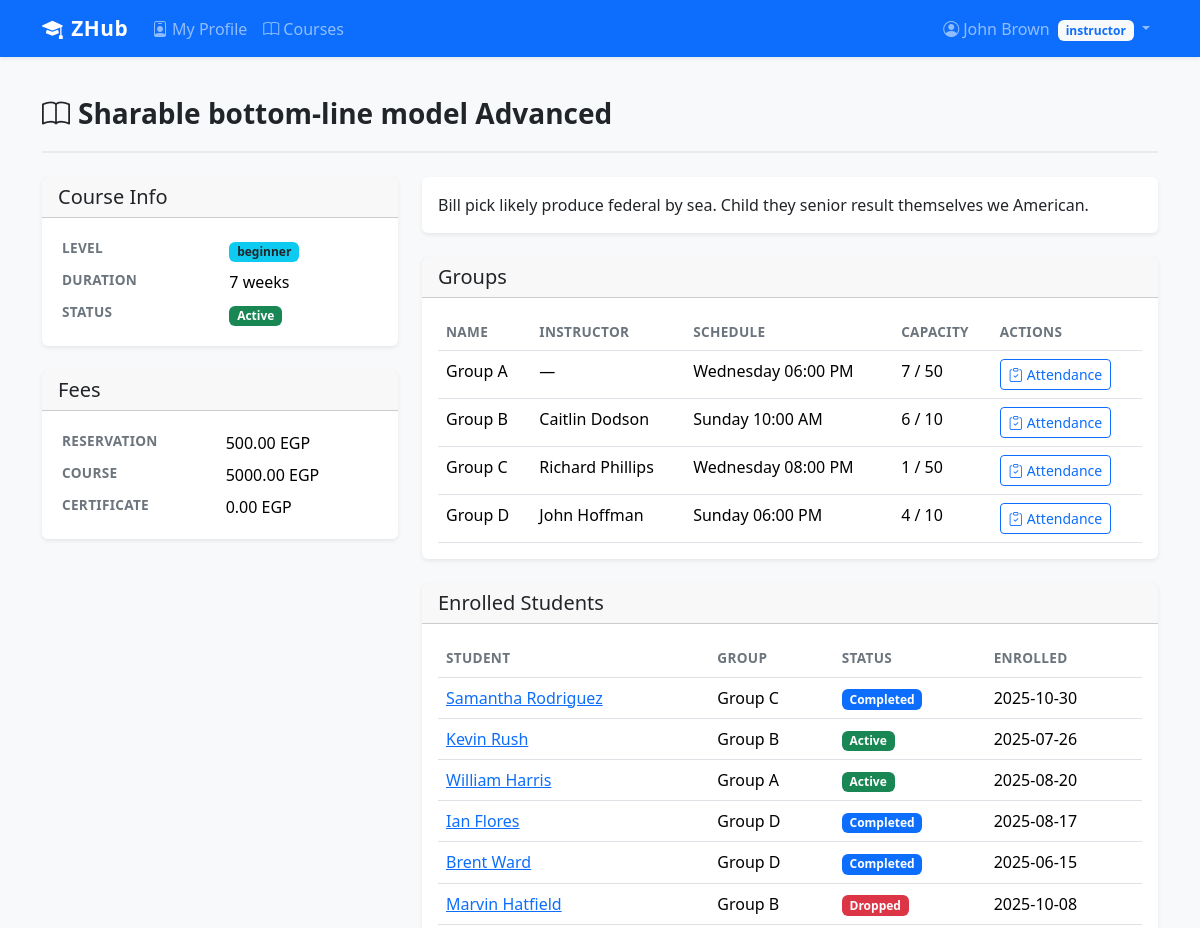
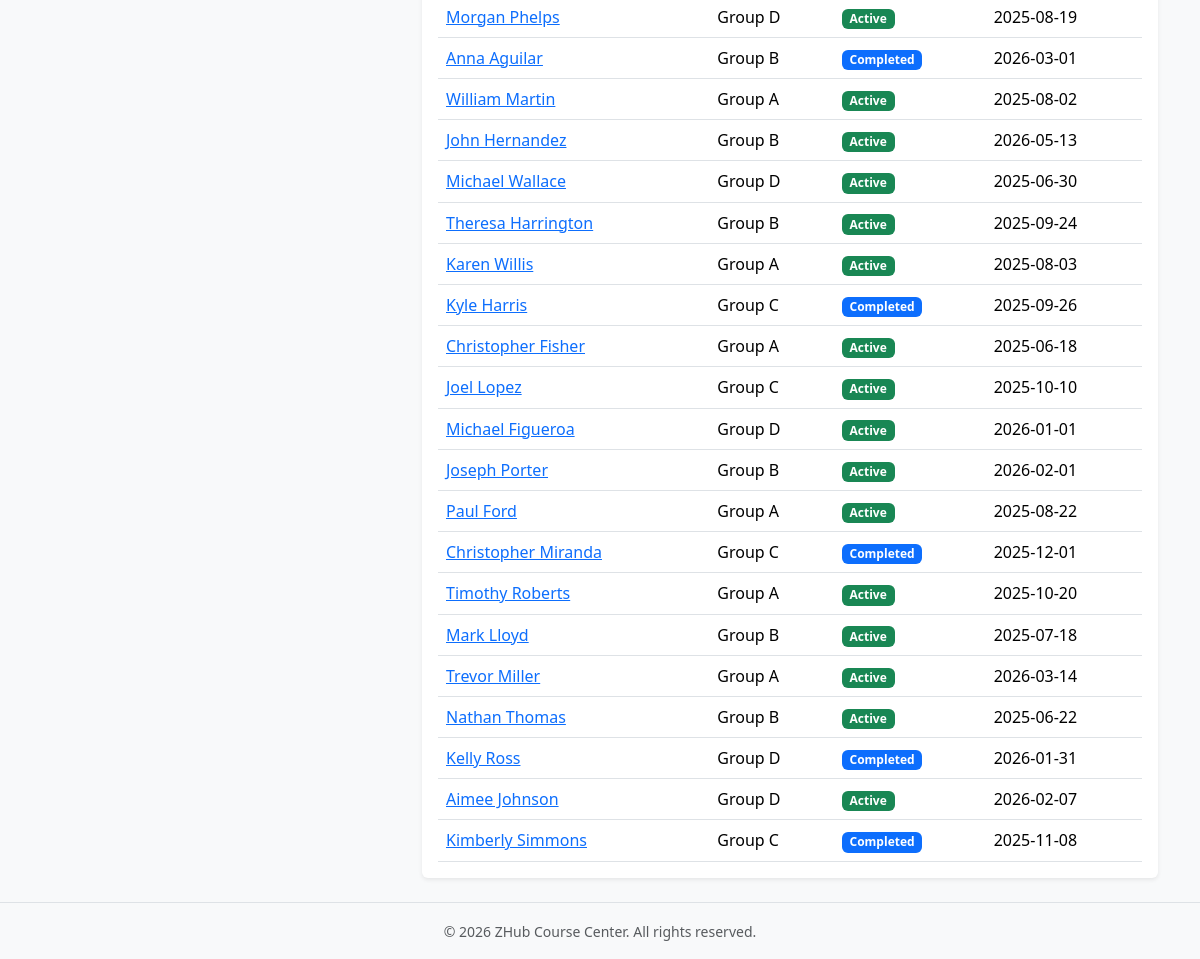
Page /courses/1 (signed in) on the committed database (2 pictures, top to bottom).
### website/models.py (models this page shows, shortened)
class User(UserMixin, db.Model):
    __tablename__ = 'users'
    id = db.Column(db.Integer, primary_key=True)
    email = db.Column(db.String(150), unique=True, nullable=False, index=True)
    password_hash = db.Column(db.String(256), nullable=False)
    role = db.Column(db.String(20), nullable=False, default='student')  # admin / instructor / student
    first_name = db.Column(db.String(100), nullable=False)
    last_name = db.Column(db.String(100), nullable=False)
    phone = db.Column(db.String(20))
    is_active = db.Column(db.Boolean, default=True)
    created_at = db.Column(db.DateTime, default=lambda: datetime.now(timezone.utc))
    student = db.relationship('Student', backref='user', uselist=False, cascade='all, delete-orphan')
    instructor = db.relationship('Instructor', backref='user', uselist=False, cascade='all, delete-orphan')
    @property
    def full_name(self):
        return f'{self.first_name} {self.last_name}'

class Course(db.Model):
    __tablename__ = 'courses'
    id = db.Column(db.Integer, primary_key=True)
    name = db.Column(db.String(200), nullable=False)
    description = db.Column(db.Text)
    level = db.Column(db.String(50))  # beginner / intermediate / advanced
    duration_weeks = db.Column(db.Integer)
    reservation_fee = db.Column(db.Float, default=0.0)
    course_fee = db.Column(db.Float, default=0.0)
    certificate_fee = db.Column(db.Float, default=0.0)
    is_active = db.Column(db.Boolean, default=True)
    created_at = db.Column(db.DateTime, default=lambda: datetime.now(timezone.utc))
    start_date = db.Column(db.Date, nullable=True)
    end_date = db.Column(db.Date, nullable=True)
    total_hours = db.Column(db.Float, nullable=True)
    num_sessions = db.Column(db.Integer, nullable=True)
    groups = db.relationship('Group', backref='course', lazy='dynamic', cascade='all, delete-orphan')
    enrollments = db.relationship('Enrollment', backref='course', lazy='dynamic', cascade='all, delete-orphan')
    ratings = db.relationship('CourseRating', backref='course', lazy='dynamic', cascade='all, delete-orphan')
    schedules = db.relationship('CourseSchedule', backref='course', lazy='dynamic', cascade='all, delete-orphan')

class Group(db.Model):
    __tablename__ = 'groups'
    id = db.Column(db.Integer, primary_key=True)
    course_id = db.Column(db.Integer, db.ForeignKey('courses.id'), nullable=False)
    instructor_id = db.Column(db.Integer, db.ForeignKey('instructors.id'), nullable=True)
    name = db.Column(db.String(100), nullable=False)
    schedule_day = db.Column(db.String(20))   # e.g. "Saturday"
    schedule_time = db.Column(db.String(20))  # e.g. "10:00 AM"
    max_capacity = db.Column(db.Integer, default=30)
    is_active = db.Column(db.Boolean, default=True)
    enrollments = db.relationship('Enrollment', backref='group', lazy='dynamic')
    attendance_records = db.relationship('Attendance', backref='group', lazy='dynamic')
    @property
    def current_count(self):
        return self.enrollments.filter_by(status='active').count()

class Enrollment(db.Model):
    __tablename__ = 'enrollments'
    id = db.Column(db.Integer, primary_key=True)
    student_id = db.Column(db.Integer, db.ForeignKey('students.id'), nullable=False)
    course_id = db.Column(db.Integer, db.ForeignKey('courses.id'), nullable=False)
    group_id = db.Column(db.Integer, db.ForeignKey('groups.id'), nullable=False)
    enrolled_at = db.Column(db.DateTime, default=lambda: datetime.now(timezone.utc))
    status = db.Column(db.String(20), default='active')  # active / completed / dropped
    attendance_records = db.relationship('Attendance', backref='enrollment', lazy='dynamic', cascade='all, delete-orphan')
    performance = db.relationship('StudentPerformance', backref='enrollment', uselist=False, cascade='all, delete-orphan')
    __table_args__ = (
        db.UniqueConstraint('student_id', 'course_id', name='uq_student_course'),
    )

### website/courses/routes.py (the view)
@courses_bp.route('/<int:course_id>')
@role_required('admin', 'instructor', 'student')
def detail(course_id):
    course = Course.query.get_or_404(course_id)
    groups = course.groups.filter_by(is_active=True).all()
    return render_template('courses/detail.html', course=course, groups=groups)

### website/utils.py (called while the page is built)
def role_required(*roles):
    def decorator(f):
        @wraps(f)
        @login_required
        def decorated_function(*args, **kwargs):
            if current_user.role not in roles:
                abort(403)
            return f(*args, **kwargs)
        return decorated_function
    return decorator

### website/templates/courses/detail.html (shortened to what this page needs)
{% extends "base.html" %}
{% block content %}
<div class="page-header d-flex justify-content-between align-items-center">
    <h1><i class="bi bi-book me-2"></i>{{ course.name }}</h1>
</div>
<div class="row">
    <div class="col-md-4">
        <div class="card mb-4">
            <div class="card-header"><h5 class="mb-0">Course Info</h5></div>
            <div class="card-body">
                <table class="table table-borderless table-sm mb-0">
                    <tr><th>Level</th><td><span class="badge bg-info text-dark">{{ course.level or 'N/A' }}</span></td></tr>
                    <tr><th>Duration</th><td>{{ course.duration_weeks or '—' }} weeks</td></tr>
                    <tr><th>Status</th><td><span class="badge bg-{{ 'success' if course.is_active else 'secondary' }}">{{ 'Active' if course.is_active else 'Inactive' }}</span></td></tr>
                </table>
            </div>
        </div>
        <div class="card mb-4">
            <div class="card-header"><h5 class="mb-0">Fees</h5></div>
            <div class="card-body">
                <table class="table table-borderless table-sm mb-0">
                    <tr><th>Reservation</th><td>{{ "%.2f"|format(course.reservation_fee) }} EGP</td></tr>
                    <tr><th>Course</th><td>{{ "%.2f"|format(course.course_fee) }} EGP</td></tr>
                    <tr><th>Certificate</th><td>{{ "%.2f"|format(course.certificate_fee) }} EGP</td></tr>
                </table>
            </div>
        </div>
    </div>
    <div class="col-md-8">
        {% if course.description %}
        <div class="card mb-4">
            <div class="card-body">
                <p class="mb-0">{{ course.description }}</p>
            </div>
        </div>
        {% endif %}
        {% set schedule_list = course.schedules.all() %}
        <div class="card mb-4">
            <div class="card-header"><h5 class="mb-0">Groups</h5></div>
            <div class="card-body">
                {% if groups %}
                <div class="table-responsive">
                    <table class="table table-hover mb-0">
                        <thead><tr><th>Name</th><th>Instructor</th><th>Schedule</th><th>Capacity</th><th>Actions</th></tr></thead>
                        <tbody>
                        {% for g in groups %}
                        <tr>
                            <td>{{ g.name }}</td>
                            <td>{{ g.instructor.user.full_name if g.instructor else '—' }}</td>
                            <td>{{ g.schedule_day }} {{ g.schedule_time }}</td>
                            <td>{{ g.current_count }} / {{ g.max_capacity }}</td>
                            <td>
                                {% if current_user.role in ['admin', 'instructor'] %}
                                <a href="{{ url_for('attendance.group_sheet', group_id=g.id) }}" class="btn btn-sm btn-outline-primary"><i class="bi bi-clipboard-check me-1"></i>Attendance</a>
                                {% endif %}
                            </td>
                        </tr>
                        {% endfor %}
                        </tbody>
                    </table>
                </div>
                {% else %}
                <div class="empty-state">
                    <i class="bi bi-collection"></i>
                    <p>No groups yet.</p>
                </div>
                {% endif %}
            </div>
        </div>
        <div class="card">
            <div class="card-header"><h5 class="mb-0">Enrolled Students</h5></div>
            <div class="card-body">
                {% set enrollments = course.enrollments.all() %}
                {% if enrollments %}
                <div class="table-responsive">
                    <table class="table table-hover mb-0">
                        <thead><tr><th>Student</th><th>Group</th><th>Status</th><th>Enrolled</th></tr></thead>
                        <tbody>
                        {% for e in enrollments %}
                        <tr>
                            <td>
                                {% if current_user.role in ['admin', 'instructor'] %}
                                <a href="{{ url_for('students.detail', student_id=e.student.id) }}">{{ e.student.user.full_name }}</a>
                                {% else %}
                                {{ e.student.user.full_name }}
                                {% endif %}
                            </td>
                            <td>{{ e.group.name }}</td>
                            <td><span class="badge badge-{{ e.status }}">{{ e.status|capitalize }}</span></td>
                            <td>{{ e.enrolled_at.strftime('%Y-%m-%d') }}</td>
                        </tr>
                        {% endfor %}
                        </tbody>
                    </table>
                </div>
                {% else %}
                <p class="text-muted mb-0">No students enrolled yet.</p>
                {% endif %}
            </div>
        </div>
    </div>
</div>
{% endblock %}

### website/templates/base.html (shortened to what this page needs)
<!DOCTYPE html>
<html lang="en">
<head>
    <link href="https://cdn.jsdelivr.net/npm/bootstrap@5.3.3/dist/css/bootstrap.min.css" rel="stylesheet">
    <link href="https://cdn.jsdelivr.net/npm/bootstrap-icons@1.11.3/font/bootstrap-icons.min.css" rel="stylesheet">
    <link href="{{ url_for('static', filename='css/style.css') }}" rel="stylesheet">
</head>
<body>
    <nav class="navbar navbar-expand-lg navbar-dark bg-primary shadow-sm">
        <div class="container">
            <a class="navbar-brand fw-bold" href="{{ url_for('auth.home') }}">
                <i class="bi bi-mortarboard-fill me-2"></i>ZHub
            </a>
            <div class="collapse navbar-collapse" id="mainNav">
                {% if current_user.is_authenticated %}
                <ul class="navbar-nav me-auto">
                    {% if current_user.role == 'instructor' %}
                    <li class="nav-item">
                        <a class="nav-link" href="{{ url_for('instructors.profile') }}">
                            <i class="bi bi-person-badge me-1"></i>My Profile
                        </a>
                    </li>
                    <li class="nav-item">
                        <a class="nav-link" href="{{ url_for('courses.list_courses') }}">
                            <i class="bi bi-book me-1"></i>Courses
                        </a>
                    </li>
                    {% endif %}
                </ul>
                <ul class="navbar-nav">
                    <li class="nav-item dropdown">
                        <a class="nav-link dropdown-toggle" href="#" data-bs-toggle="dropdown">
                            <i class="bi bi-person-circle me-1"></i>{{ current_user.full_name }}
                            <span class="badge bg-light text-primary ms-1">{{ current_user.role }}</span>
                        </a>
                    </li>
                </ul>
                {% endif %}
            </div>
        </div>
    </nav>
    <main class="container py-4">
        {% block content %}{% endblock %}
    </main>
    <footer class="bg-light text-center text-muted py-3 mt-auto border-top">
        <div class="container">
            <small>&copy; 2026 ZHub Course Center. All rights reserved.</small>
        </div>
    </footer>
</body>
</html>

### website/static/css/style.css (style rules this page uses)
body { min-height: 100vh; display: flex; flex-direction: column; background-color: #f8f9fa; }
main { flex: 1; }
.navbar-brand { font-size: 1.3rem; letter-spacing: 0.5px; }
.card { border: none; box-shadow: 0 0.125rem 0.25rem rgba(0, 0, 0, 0.075); transition: box-shadow 0.2s ease; }
.table th { font-weight: 600; font-size: 0.85rem; text-transform: uppercase; letter-spacing: 0.3px; color: #6c757d; }
.badge-active { background-color: #198754; }
.badge-completed { background-color: #0d6efd; }
.badge-dropped { background-color: #dc3545; }
.page-header { margin-bottom: 1.5rem; padding-bottom: 0.75rem; border-bottom: 2px solid #e9ecef; }
.page-header h1 { font-size: 1.75rem; font-weight: 700; color: #212529; }

### rows in the picture
User: full_name "John Brown", role "instructor"
Course: name "Sharable bottom-line model Advanced", level "beginner", duration_weeks "7", is_active "Active", reservation_fee "500.00", course_fee "5000.00", certificate_fee "0.00", description "Bill pick likely produce federal by sea. Child they senior result themselves we American."
Group: name "Group A", instructor.user "—", schedule_day "Wednesday", schedule_time "06:00 PM", current_count "7", max_capacity "50"
Group: name "Group B", instructor.user "Caitlin Dodson", schedule_day "Sunday", schedule_time "10:00 AM", current_count "6", max_capacity "10"
Group: name "Group C", instructor.user "Richard Phillips", schedule_day "Wednesday", schedule_time "08:00 PM", current_count "1", max_capacity "50"
Group: name "Group D", instructor.user "John Hoffman", schedule_day "Sunday", schedule_time "06:00 PM", current_count "4", max_capacity "10"
Enrollment: student.user.full_name "Samantha Rodriguez", group.name "Group C", status "Completed", enrolled_at "2025-10-30"
Enrollment: student.user.full_name "Kevin Rush", group.name "Group B", status "Active", enrolled_at "2025-07-26"
Enrollment: student.user.full_name "William Harris", group.name "Group A", status "Active", enrolled_at "2025-08-20"
Enrollment: student.user.full_name "Ian Flores", group.name "Group D", status "Completed", enrolled_at "2025-08-17"
Enrollment: student.user.full_name "Brent Ward", group.name "Group D", status "Completed", enrolled_at "2025-06-15"
Enrollment: student.user.full_name "Marvin Hatfield", group.name "Group B", status "Dropped", enrolled_at "2025-10-08"
Enrollment: student.user.full_name "Morgan Phelps", group.name "Group D", status "Active", enrolled_at "2025-08-19"
Enrollment: student.user.full_name "Anna Aguilar", group.name "Group B", status "Completed", enrolled_at "2026-03-01"
Enrollment: student.user.full_name "William Martin", group.name "Group A", status "Active", enrolled_at "2025-08-02"
Enrollment: student.user.full_name "John Hernandez", group.name "Group B", status "Active", enrolled_at "2026-05-13"
Enrollment: student.user.full_name "Michael Wallace", group.name "Group D", status "Active", enrolled_at "2025-06-30"
Enrollment: student.user.full_name "Theresa Harrington", group.name "Group B", status "Active", enrolled_at "2025-09-24"
Enrollment: student.user.full_name "Karen Willis", group.name "Group A", status "Active", enrolled_at "2025-08-03"
Enrollment: student.user.full_name "Kyle Harris", group.name "Group C", status "Completed", enrolled_at "2025-09-26"
Enrollment: student.user.full_name "Christopher Fisher", group.name "Group A", status "Active", enrolled_at "2025-06-18"
Enrollment: student.user.full_name "Joel Lopez", group.name "Group C", status "Active", enrolled_at "2025-10-10"
Enrollment: student.user.full_name "Michael Figueroa", group.name "Group D", status "Active", enrolled_at "2026-01-01"
Enrollment: student.user.full_name "Joseph Porter", group.name "Group B", status "Active", enrolled_at "2026-02-01"
Enrollment: student.user.full_name "Paul Ford", group.name "Group A", status "Active", enrolled_at "2025-08-22"
Enrollment: student.user.full_name "Christopher Miranda", group.name "Group C", status "Completed", enrolled_at "2025-12-01"
Enrollment: student.user.full_name "Timothy Roberts", group.name "Group A", status "Active", enrolled_at "2025-10-20"
Enrollment: student.user.full_name "Mark Lloyd", group.name "Group B", status "Active", enrolled_at "2025-07-18"
Enrollment: student.user.full_name "Trevor Miller", group.name "Group A", status "Active", enrolled_at "2026-03-14"
Enrollment: student.user.full_name "Nathan Thomas", group.name "Group B", status "Active", enrolled_at "2025-06-22"
Enrollment: student.user.full_name "Kelly Ross", group.name "Group D", status "Completed", enrolled_at "2026-01-31"
Enrollment: student.user.full_name "Aimee Johnson", group.name "Group D", status "Active", enrolled_at "2026-02-07"
Enrollment: student.user.full_name "Kimberly Simmons", group.name "Group C", status "Completed", enrolled_at "2025-11-08"
